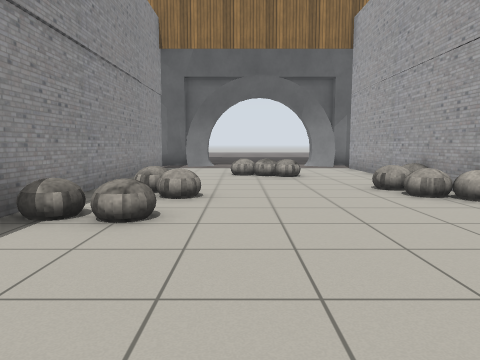
View 1 (above)

19 first-person views from a walk through a world built for the Gazebo simulator. The camera is 0.94 m above the floor, tilts 6° down and sees 70° across. The floor is counted in squares, 1 m on a side. Each view is taken from the middle of a square. On the plan, view 1 faces up. The plan holds only what a view shows up to about 12 squares ahead; the rest is blank. Simple shapes stand in for some stock models. Some surface patterns are stand-ins.

View 2
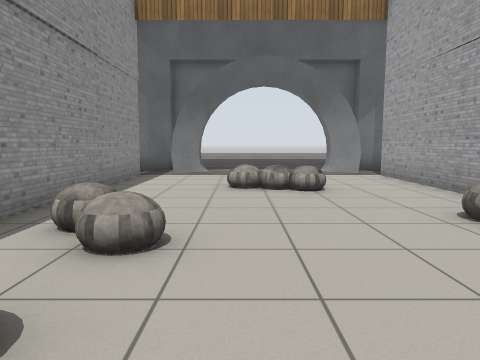

View 3
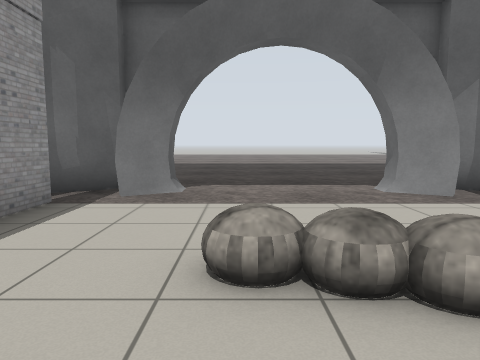

View 4
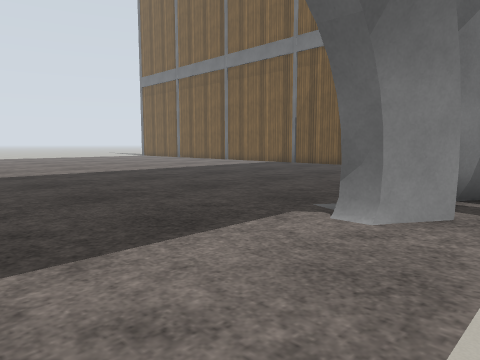

View 5
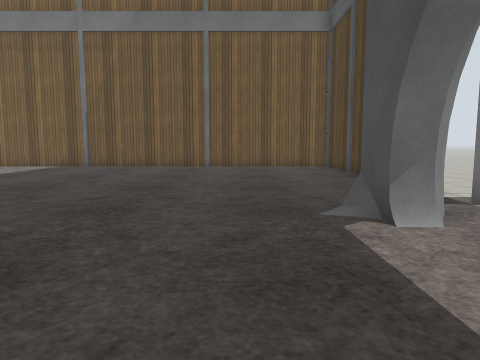

View 6
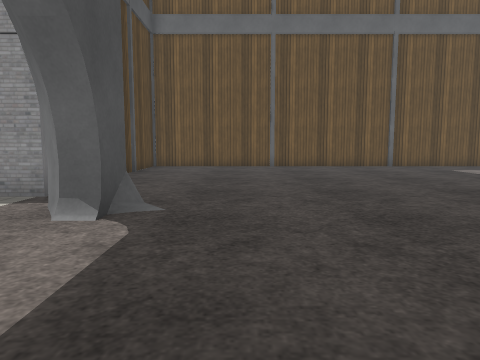

View 7
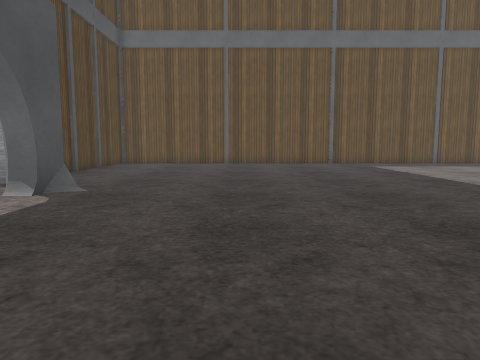

View 8
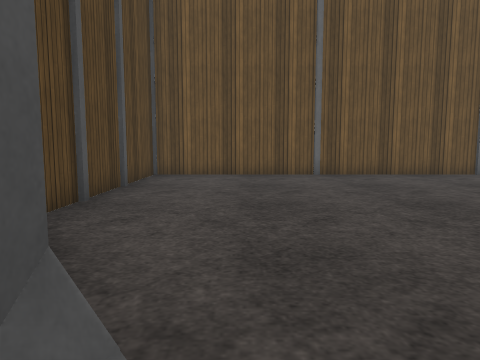

View 9
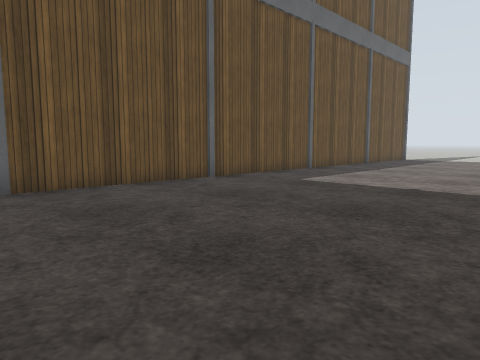

View 10
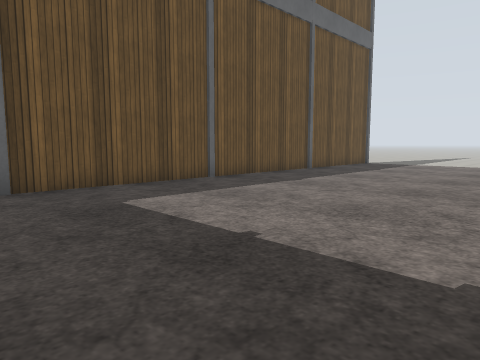

View 11
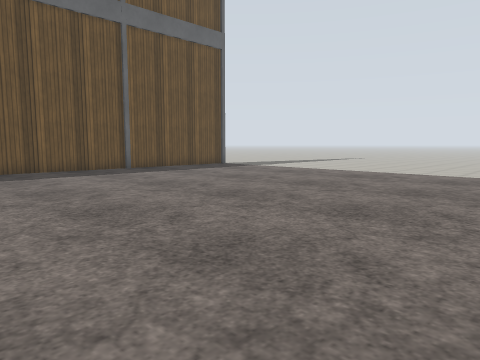

View 12
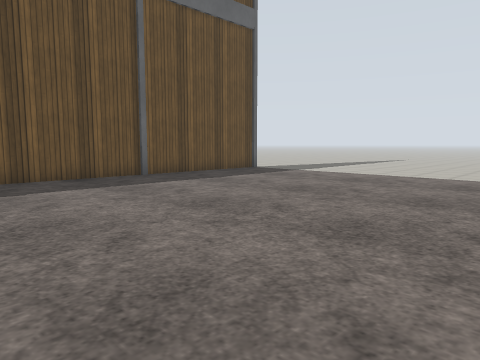

View 13
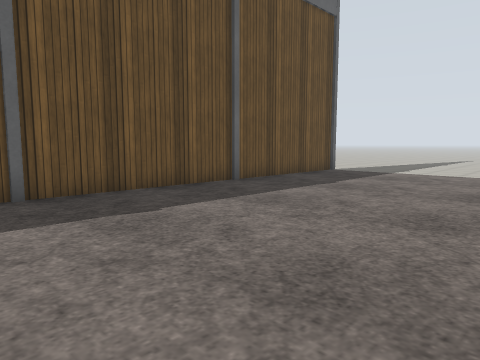

View 14
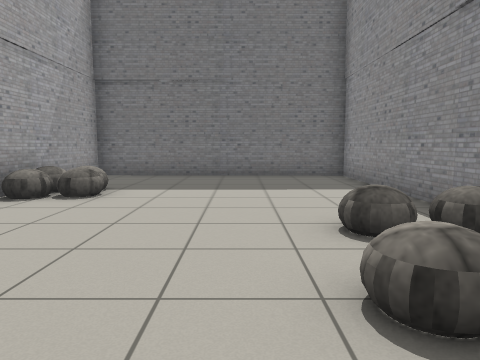

View 15
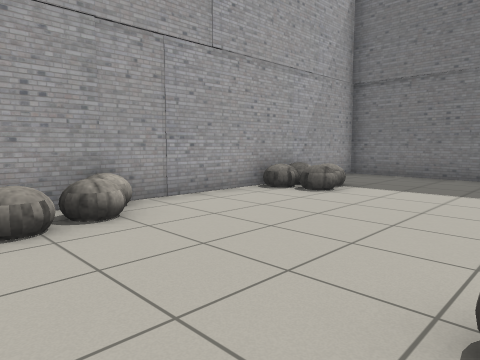

View 16
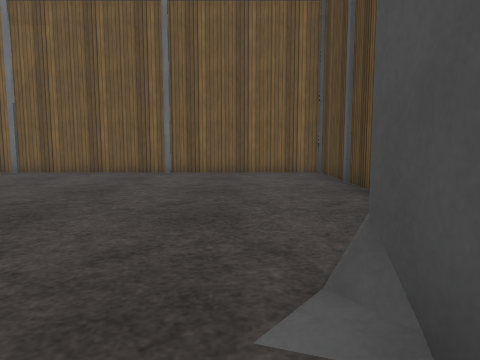

View 17
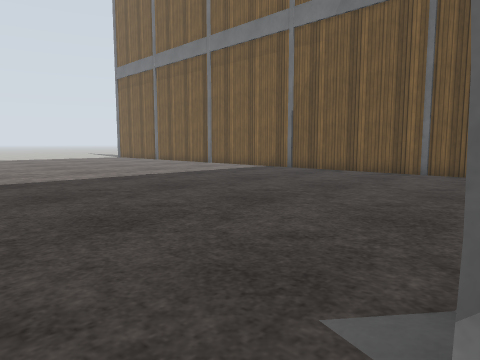

View 18
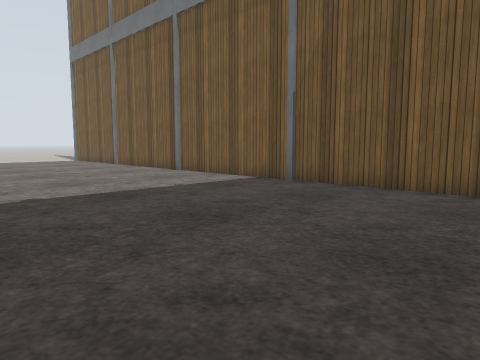

View 19
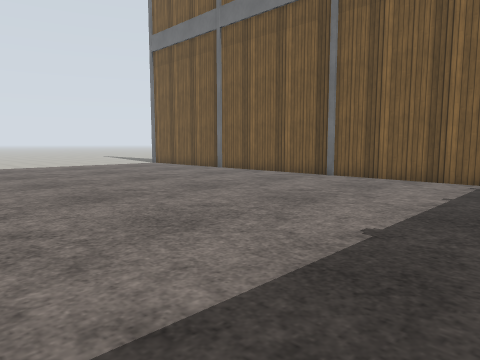

### Floor plan
Points are (right, up) in squares from view 1. A wall is a line through its corners. A room is listed if a view was taken in it or the views show most of it. See-through windows are left out.
Room 1 (views 1, 2, 3, 4, 5, 6, 7, 8, 9, 10, 11, 12, 13, 14, 15, 16, 17, 18, 19)
walls: (-1.4, 15.3) (-1.4, 14.7) (-2.3, 14); (-1.1, 15.2) (-3.3, 13.8); (-2.4, 15.2) (-1.1, 15.2) (-1.1, 14.6); (-2.3, 15) (-3.5, 14.2); (3, 14.6) (3, 15.3); (3.9, 14) (2.9, 14.8) (2.9, 15.2) (4.1, 15.2); (-3.1, 13.6) (-3.1, -2.1) (4.2, -2.3) (4.2, 0.6); (8.9, 13.4) (13.3, 13.4) (13.3, 31); (4.2, 8.4) (4.2, 13.4); (-11.6, 37.6) (-11.6, 13.4) (-5.6, 13.4); (4.2, 6.5) (4.2, 7.5); (4.2, 2.5) (4.2, 5.5)
low walls: (-2.5, 15.3) (-1.6, 15.2); (3.5, 15.2) (4.2, 15.4)
ways out: gap at (4, 13)
objects: rock (-2, 4); rock (-2, 7); rock (-1, 4); rock (-1, 6); rock (0, 10) to (0, 11); rock (1, 10); rock (2, 10); rock (3, 1); rock (3, 2); rock (3, 6); rock (3, 7)

Where each view was taken, in squares from view 1:
view 1: 0 up, 0 right, facing up
view 2: 3 up, 0 right, facing up
view 3: 8 up, 0 right, facing up
view 4: 13 up, 1 left, facing up-right
view 5: 17 up, 1 left, facing right
view 6: 17 up, 3 right, facing left
view 7: 19 up, 5 right, facing left
view 8: 16 up, 1 left, facing left
view 9: 17 up, 4 left, facing up-left
view 10: 22 up, 4 left, facing up-left
view 11: 27 up, 1 right, facing up-left
view 12: 28 up, 2 left, facing up-left
view 13: 27 up, 5 left, facing up-left
view 14: 8 up, 0 right, facing down
view 15: 8 up, 1 left, facing down-right
view 16: 16 up, 2 right, facing right
view 17: 15 up, 2 right, facing up-right
view 18: 18 up, 6 right, facing up-right
view 19: 23 up, 4 right, facing up-right
